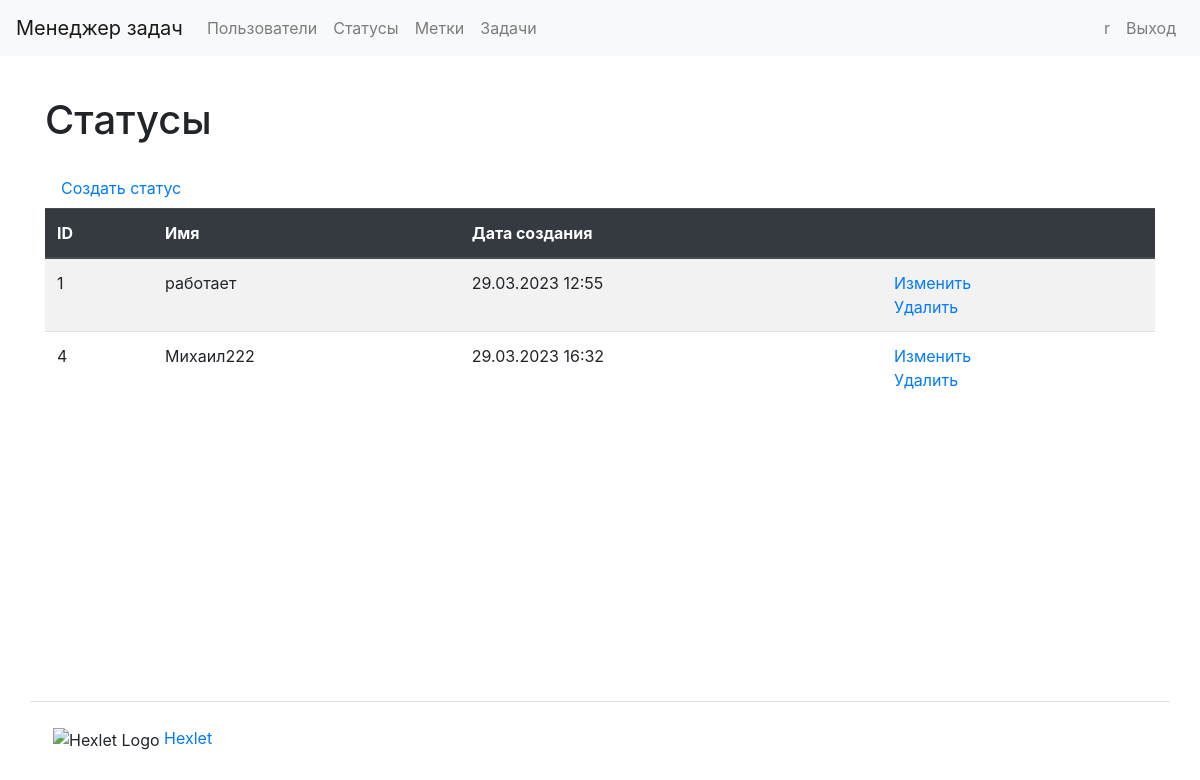
The page /statuses/ (signed in) on the database its author committed.
### task_manager/users/models.py (models this page shows, shortened)
class User(AbstractUser):
    first_name = models.CharField(max_length=150)
    last_name = models.CharField(max_length=150)

### task_manager/statuses/models.py (models this page shows, shortened)
class Status(models.Model):
    name = models.CharField(max_length=150, unique=True,
                            verbose_name=_('Name'))
    date_created = models.DateTimeField(auto_now_add=True,
                                        verbose_name=_('Creation date'))
    class Meta:
        verbose_name = _('Status')
        verbose_name_plural = _('Statuses')

### task_manager/statuses/views.py (the view)
# urls.py: path('', views.StatusView.as_view(), name='statuses'),
class StatusView(AuthCheckMixin, ListView):
    template_name = 'statuses/index.html'
    model = Status
    context_object_name = 'statuses'
    extra_context = {'title': _('Statuses')}

### task_manager/mixins.py (called while the page is built)
    def dispatch(self, request, *args, **kwargs):
        if not request.user.is_authenticated:
            messages.error(request, self.auth_message)
            return redirect(reverse_lazy('login'))
        return super().dispatch(request, *args, **kwargs)

### task_manager/templates/statuses/index.html (shortened to what this page needs)
{% extends "base.html" %}
{% load bootstrap4 %}
{% load i18n %}
{% block content %}
<h1 class="my-4">{{ title }}</h1>
<a class="nav-link" href="{% url 'status_create' %}">{% trans 'Create status' %}</a>
<table class="table table-striped">
    <thead class="thead-dark">
    <tr>
        <th>ID</th>
        <th>{% trans 'Name' %}</th>
        <th>{% trans 'Creation date' %}</th>
        <th></th>
    </tr>
    </thead>
    <tbody>
    {% if statuses %}
    {% for status in statuses %}
    <tr>
        <td>{{ status.id }}</td>
        <td>{{ status.name }}</td>
        <td>{{ status.date_created|date:"d.m.Y H:i" }}</td>
        <td>
            <a href="{% url 'status_update' status.id %}">{% trans 'Update' %}</a>
            <br>
            <a href="{% url 'status_delete' status.id %}">{% trans 'Delete' %}</a>
        </td>
    </tr>
    {% endfor %}
    {% endif %}
    </tbody>
</table>
{% endblock content %}

### task_manager/templates/base.html (shortened to what this page needs)
{% load i18n %}
{% get_current_language as LANGUAGE_CODE %}
{% load bootstrap4 %}
<!DOCTYPE html>
<html lang="{{ LANGUAGE_CODE }}">
<head>
</head>
<body class="d-flex flex-column min-vh-100">
<header>
    <nav class="navbar navbar-expand-md navbar-light bg-light mb-3">
    <a class="navbar-brand" href="{% url 'home' %}">{% trans "Task manager" %}</a>
    <div class="collapse navbar-collapse" id="navbarToggleExternalContent">
        <ul class="navbar-nav mr-auto">
            <li class="nav-item">
                <a class="nav-link" href="{% url 'users' %}">{% trans "Users" %}</a>
            </li>
            {% if user.is_authenticated %}
                <li class="nav-item">
                    <a class="nav-link" href="{% url 'statuses' %}">{% trans "Statuses" %}</a>
                </li>
                <li class="nav-item">
                    <a class="nav-link" href="{% url 'labels' %}">{% trans "Labels" %}</a>
                </li>
                <li class="nav-item">
                    <a class="nav-link" href="{% url 'tasks' %}">{% trans "Tasks" %}</a>
                </li>
            {% endif %}
        </ul>
        <ul class="navbar-nav">
            {% if user.is_authenticated %}
                <li class="nav-item">
                    <a class="nav-link" href="{% url 'user_update' user.id %}">{{ user.username }}</a>
                </li>
                <li class="nav-item">
                    <a class="nav-link" href="{% url 'logout' %}">{% translate "Logout" %}</a>
                </li>
            {% endif %}
        </ul>
    </div>
    </nav>
</header>
<main class="container wrapper flex-grow-1">
    {% block content %}{% endblock %}
</main>
<footer>
    <div class="container flex-column my-5 pt-4 border-top">
        <img class='ml-2'
             src="https://cdn2.hexlet.io/assets/favicon-9213ff1fc34b4e2da96c3b3eb582b3d10180b250e993141d7928d6aa1f5647c1.ico"
             alt="Hexlet Logo" height="16px">
        <a target="_blank" href="https://ru.hexlet.io">Hexlet</a>
    </div>
</footer>
{% bootstrap_css %}
</body>
</html>

### rows shown on the page
User: username "r"
Status: id "1", name "работает", date_created "29.03.2023 12:55"
Status: id "4", name "Михаил222", date_created "29.03.2023 16:32"

### other values the page prints
{{ title }} "Статусы"
